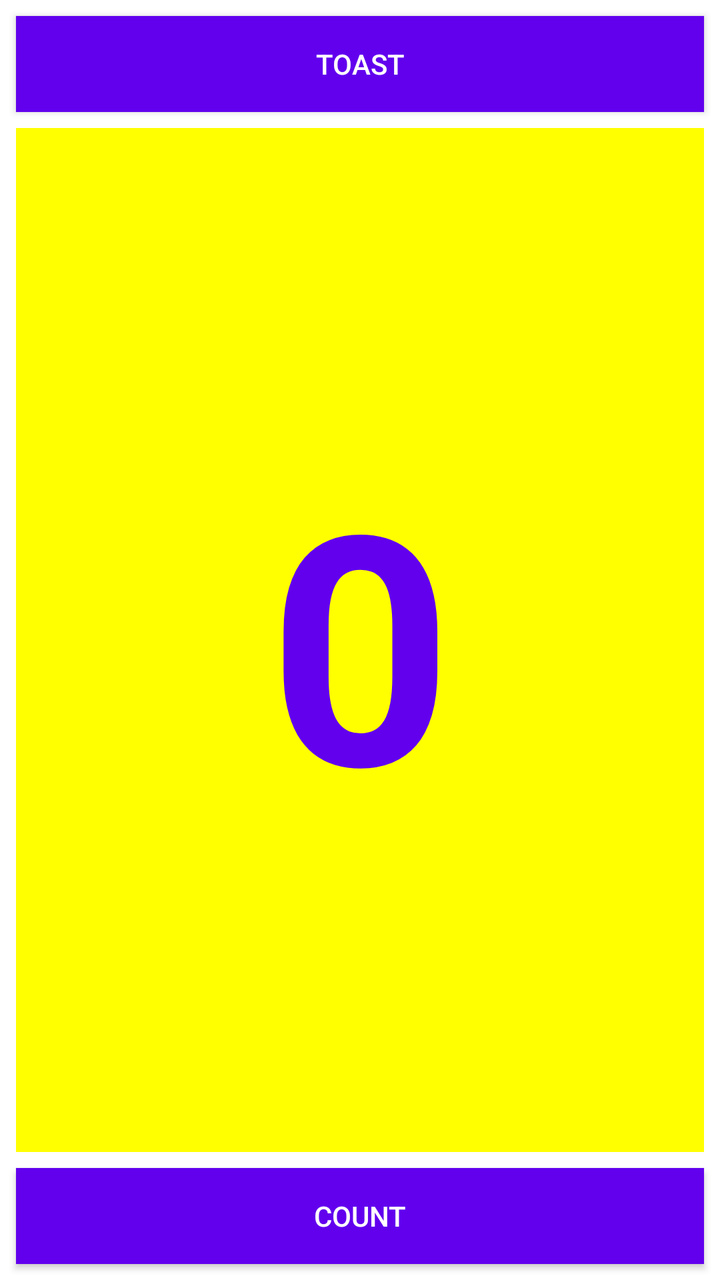
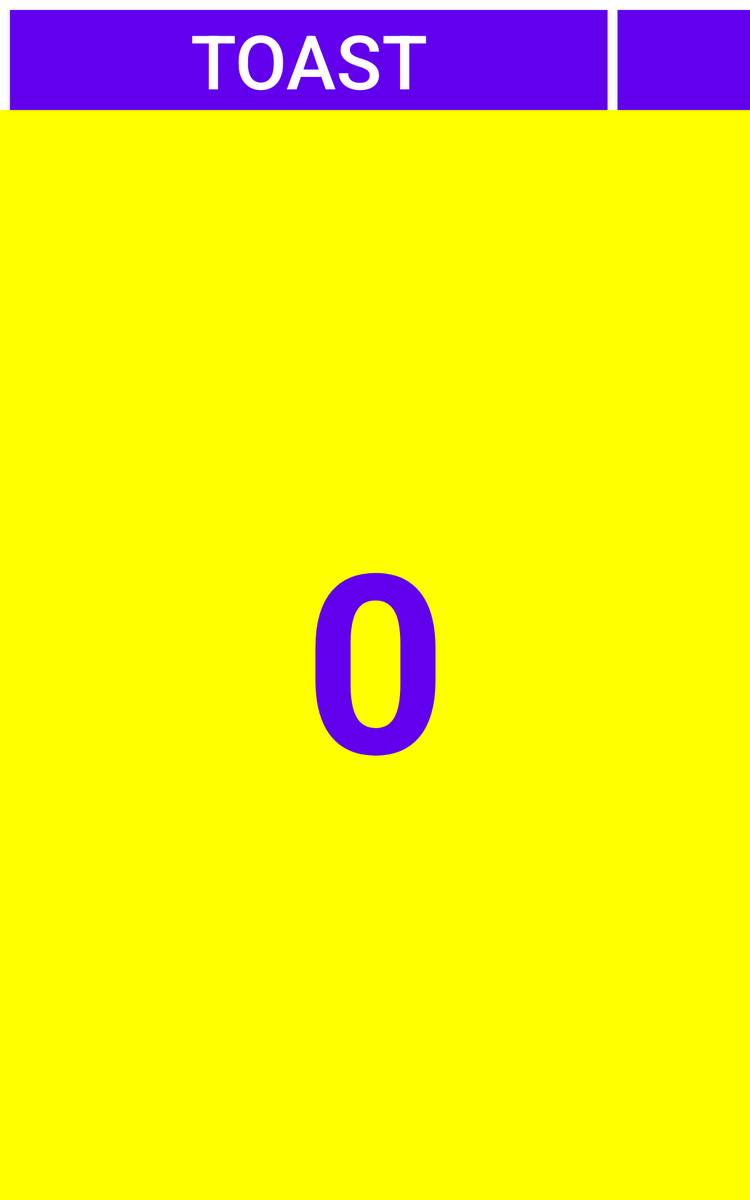

First picture: res/layout/ on a phone held upright. Second picture: the repository's own variant of that layout, on a device whose configuration matches the variant's folder. Source for both follows.
<!-- AndroidManifest.xml: application theme Theme.AndersenLab2 -->
<!-- res/layout/activity_your_first_interactive_ui.xml -->
<?xml version="1.0" encoding="utf-8"?>
<androidx.constraintlayout.widget.ConstraintLayout xmlns:android="http://schemas.android.com/apk/res/android"
    xmlns:app="http://schemas.android.com/apk/res-auto"
    xmlns:tools="http://schemas.android.com/tools"
    android:layout_width="match_parent"
    android:layout_height="match_parent"
    tools:context=".YourFirstInteractiveUI">

    <Button
        android:id="@+id/button_toast"
        android:layout_width="0dp"
        android:layout_height="wrap_content"
        android:layout_marginStart="8dp"
        android:layout_marginTop="8dp"
        android:layout_marginEnd="8dp"
        android:layout_marginBottom="8dp"
        android:background="@color/design_default_color_primary"
        android:text="@string/toast"
        android:textColor="@color/white"
        app:layout_constraintEnd_toEndOf="parent"
        app:layout_constraintStart_toStartOf="parent"
        app:layout_constraintTop_toTopOf="parent" />

    <Button
        android:layout_width="0dp"
        android:layout_height="wrap_content"
        android:layout_marginStart="8dp"
        android:layout_marginTop="8dp"
        android:layout_marginEnd="8dp"
        android:layout_marginBottom="8dp"
        app:layout_constraintBottom_toBottomOf="parent"
        app:layout_constraintEnd_toEndOf="parent"
        app:layout_constraintStart_toStartOf="parent"
        android:text="@string/count"
        android:id="@+id/button_count"
        android:background="@color/design_default_color_primary"
        android:textColor="@color/white"/>

    <TextView
        android:layout_width="0dp"
        android:layout_height="0dp"
        android:id="@+id/show_count"
        android:layout_marginStart="8dp"
        android:layout_marginTop="8dp"
        android:layout_marginEnd="8dp"
        android:layout_marginBottom="8dp"
        app:layout_constraintStart_toStartOf="parent"
        app:layout_constraintEnd_toEndOf="parent"
        app:layout_constraintTop_toBottomOf="@+id/button_toast"
        app:layout_constraintBottom_toTopOf="@+id/button_count"
        android:text="@string/zero"
        android:textSize="160sp"
        android:textStyle="bold"
        android:textAlignment="center"
        android:textColor="@color/design_default_color_primary"
        android:background="#FFFF00"
        android:gravity="center"/>


</androidx.constraintlayout.widget.ConstraintLayout>
<!-- resources referenced by this layout -->
<resources>
  <string name="count">Count</string>
  <string name="toast">Toast</string>
  <string name="zero">0</string>
  <style name="Theme.AndersenLab2" parent="Theme.MaterialComponents.DayNight.DarkActionBar">
          
          <item name="colorPrimary">@color/purple_500</item>
          <item name="colorPrimaryVariant">@color/purple_700</item>
          <item name="colorOnPrimary">@color/white</item>
          
          <item name="colorSecondary">@color/teal_200</item>
          <item name="colorSecondaryVariant">@color/teal_700</item>
          <item name="colorOnSecondary">@color/black</item>
          
          <item name="android:statusBarColor" tools:targetApi="l">?attr/colorPrimaryVariant</item>
          
      </style>
</resources>
<!-- res/layout-sw600dp/activity_your_first_interactive_ui.xml (the author's variant of the layout above) -->
<!-- drawn on a 7-inch tablet held upright -->
<?xml version="1.0" encoding="utf-8"?>
<androidx.constraintlayout.widget.ConstraintLayout xmlns:android="http://schemas.android.com/apk/res/android"
    xmlns:app="http://schemas.android.com/apk/res-auto"
    xmlns:tools="http://schemas.android.com/tools"
    android:layout_width="match_parent"
    android:layout_height="match_parent"
    tools:context=".YourFirstInteractiveUI">

    <Button
        android:id="@+id/button_toast"
        android:layout_width="478dp"
        android:layout_height="wrap_content"
        android:background="@color/design_default_color_primary"
        android:text="@string/toast"
        android:textColor="@color/white"
        android:textSize="60sp"
        android:layout_marginTop="8dp"
        android:layout_marginStart="8dp"
        app:layout_constraintStart_toStartOf="parent"
        app:layout_constraintTop_toTopOf="parent"/>

    <Button
        android:id="@+id/button_count"
        android:layout_width="478dp"
        android:layout_height="wrap_content"
        android:layout_marginStart="8dp"
        android:background="@color/design_default_color_primary"
        android:text="@string/count"
        android:textColor="@color/white"
        android:textSize="60sp"
        app:layout_constraintBaseline_toBaselineOf="@+id/button_toast"
        app:layout_constraintStart_toEndOf="@+id/button_toast" />

    <TextView
        android:id="@+id/show_count"
        android:layout_width="0dp"
        android:layout_height="0dp"
        android:background="#FFFF00"
        android:gravity="center"
        android:text="@string/zero"
        android:textAlignment="center"
        android:textColor="@color/design_default_color_primary"
        android:textSize="200sp"
        android:textStyle="bold"
        app:layout_constraintBottom_toBottomOf="parent"
        app:layout_constraintEnd_toEndOf="parent"
        app:layout_constraintStart_toStartOf="parent"
        app:layout_constraintTop_toBottomOf="@+id/button_toast" />


</androidx.constraintlayout.widget.ConstraintLayout>
